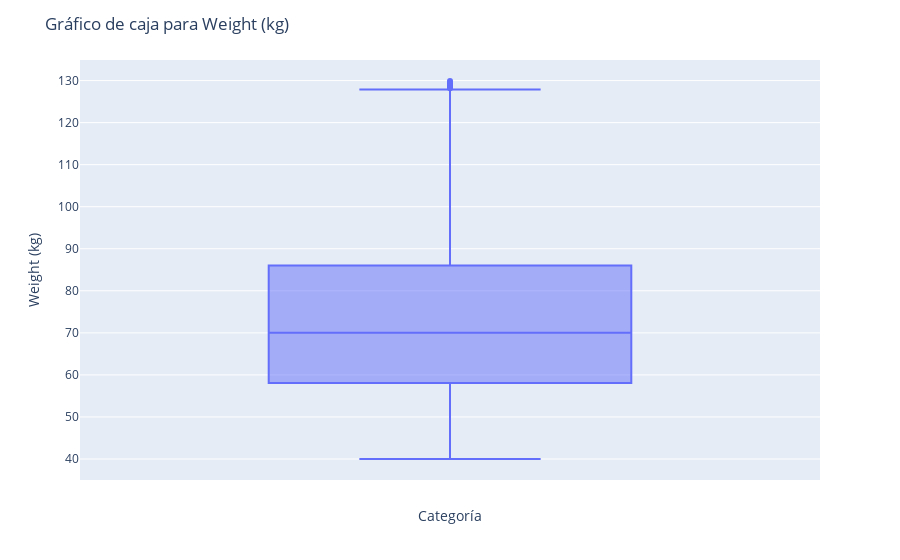
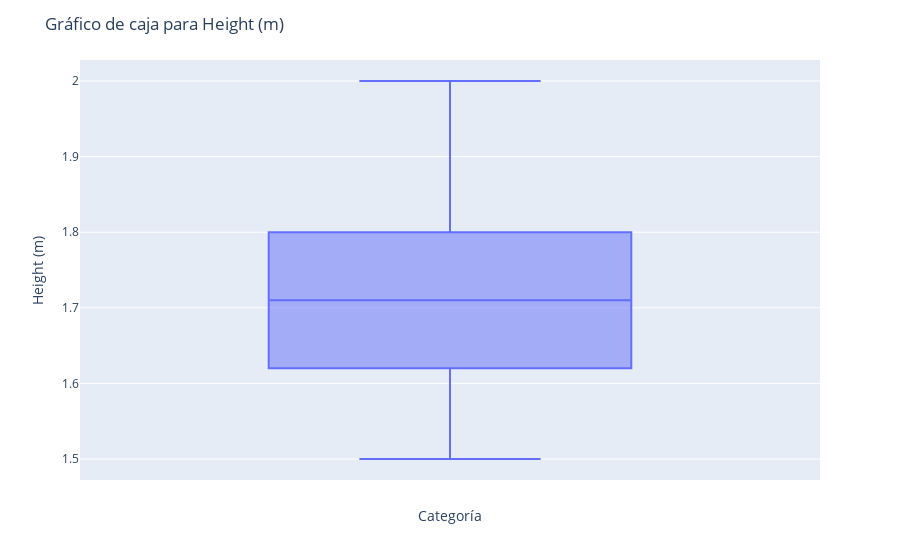
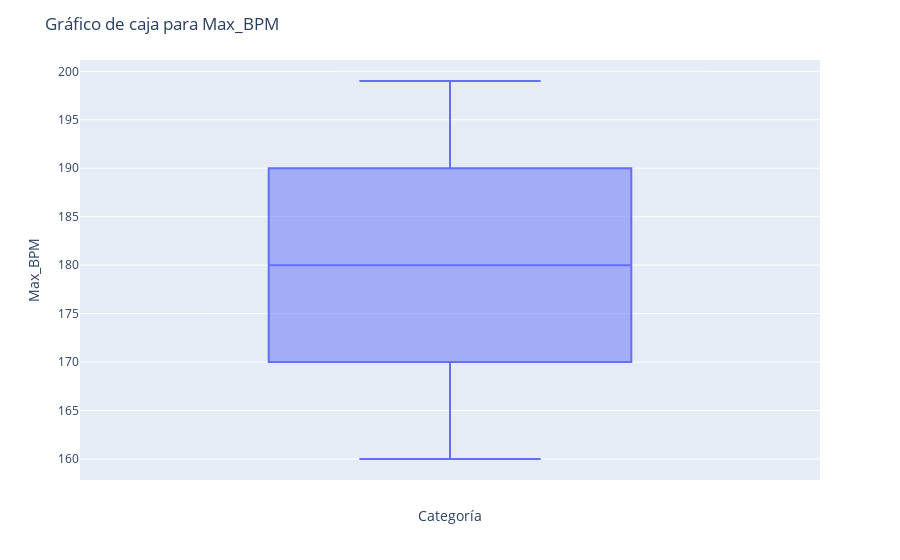
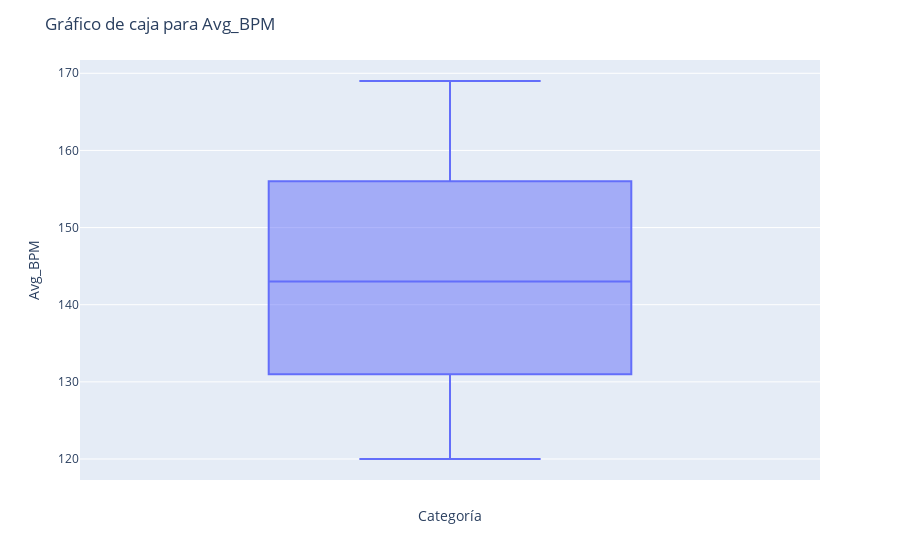

Notebook code cell kept with these figures, in order:
### Markdown cell above
#### Distribución de las variables

### Code cell
# Seleccionar columnas numéricas
columnas_numericas = df.select_dtypes(include=['number']).columns

# Seleccionar columnas categóricas
columnas_categoricas = df.select_dtypes(include=['object', 'category']).columns

# Generar gráficos de caja para columnas numéricas
for columna in columnas_numericas:
    fig = px.box(df, y=columna)
    fig.update_layout(
        title=f'Gráfico de caja para {columna}',
        yaxis_title=columna,
        xaxis_title='Categoría'
    )
    fig.show()

### Figure 1 — Plotly figure (JSON) as saved in the notebook; plotly's stock layout.template omitted (floating-point values rounded to 4 significant figures; data arrays with more than 128 entries replaced by an {"elided": "..."} marker saying what was removed)
{"data": [{"alignmentgroup": "True", "hovertemplate": "Weight (kg)=%{y}<extra></extra>", "legendgroup": "", "marker": {"color": "#636efa"}, "name": "", "notched": false, "offsetgroup": "", "orientation": "v", "showlegend": false, "type": "box", "x0": " ", "xaxis": "x", "y": {"elided": "973 float values"}, "y0": " ", "yaxis": "y"}], "layout": {"boxmode": "group", "legend": {"tracegroupgap": 0}, "margin": {"t": 60}, "title": {"text": "Gráfico de caja para Weight (kg)"}, "xaxis": {"anchor": "y", "domain": [0, 1], "title": {"text": "Categoría"}}, "yaxis": {"anchor": "x", "domain": [0, 1], "title": {"text": "Weight (kg)"}}}}

### Figure 2 — Plotly figure (JSON) as saved in the notebook; plotly's stock layout.template omitted (floating-point values rounded to 4 significant figures; data arrays with more than 128 entries replaced by an {"elided": "..."} marker saying what was removed)
{"data": [{"alignmentgroup": "True", "hovertemplate": "Height (m)=%{y}<extra></extra>", "legendgroup": "", "marker": {"color": "#636efa"}, "name": "", "notched": false, "offsetgroup": "", "orientation": "v", "showlegend": false, "type": "box", "x0": " ", "xaxis": "x", "y": {"elided": "973 float values"}, "y0": " ", "yaxis": "y"}], "layout": {"boxmode": "group", "legend": {"tracegroupgap": 0}, "margin": {"t": 60}, "title": {"text": "Gráfico de caja para Height (m)"}, "xaxis": {"anchor": "y", "domain": [0, 1], "title": {"text": "Categoría"}}, "yaxis": {"anchor": "x", "domain": [0, 1], "title": {"text": "Height (m)"}}}}

### Figure 3 — Plotly figure (JSON) as saved in the notebook; plotly's stock layout.template omitted (floating-point values rounded to 4 significant figures; data arrays with more than 128 entries replaced by an {"elided": "..."} marker saying what was removed)
{"data": [{"alignmentgroup": "True", "hovertemplate": "Max_BPM=%{y}<extra></extra>", "legendgroup": "", "marker": {"color": "#636efa"}, "name": "", "notched": false, "offsetgroup": "", "orientation": "v", "showlegend": false, "type": "box", "x0": " ", "xaxis": "x", "y": {"elided": "973 int values"}, "y0": " ", "yaxis": "y"}], "layout": {"boxmode": "group", "legend": {"tracegroupgap": 0}, "margin": {"t": 60}, "title": {"text": "Gráfico de caja para Max_BPM"}, "xaxis": {"anchor": "y", "domain": [0, 1], "title": {"text": "Categoría"}}, "yaxis": {"anchor": "x", "domain": [0, 1], "title": {"text": "Max_BPM"}}}}

### Figure 4 — Plotly figure (JSON) as saved in the notebook; plotly's stock layout.template omitted (floating-point values rounded to 4 significant figures; data arrays with more than 128 entries replaced by an {"elided": "..."} marker saying what was removed)
{"data": [{"alignmentgroup": "True", "hovertemplate": "Avg_BPM=%{y}<extra></extra>", "legendgroup": "", "marker": {"color": "#636efa"}, "name": "", "notched": false, "offsetgroup": "", "orientation": "v", "showlegend": false, "type": "box", "x0": " ", "xaxis": "x", "y": {"elided": "973 int values"}, "y0": " ", "yaxis": "y"}], "layout": {"boxmode": "group", "legend": {"tracegroupgap": 0}, "margin": {"t": 60}, "title": {"text": "Gráfico de caja para Avg_BPM"}, "xaxis": {"anchor": "y", "domain": [0, 1], "title": {"text": "Categoría"}}, "yaxis": {"anchor": "x", "domain": [0, 1], "title": {"text": "Avg_BPM"}}}}
